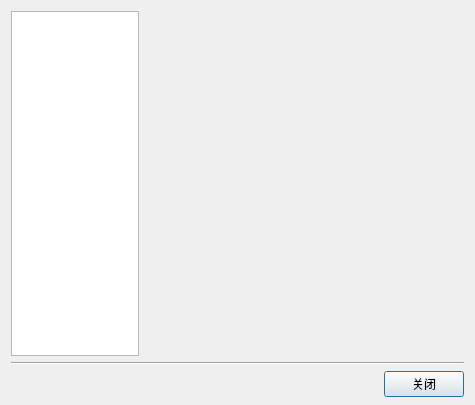
<?xml version="1.0" encoding="UTF-8"?>
<ui version="4.0">
 <class>StaffConfigurationClass</class>
 <widget class="QDialog" name="StaffConfigurationClass">
  <property name="windowModality">
   <enum>Qt::WindowModal</enum>
  </property>
  <property name="geometry">
   <rect>
    <x>0</x>
    <y>0</y>
    <width>475</width>
    <height>405</height>
   </rect>
  </property>
  <property name="font">
   <font>
    <family>宋体</family>
   </font>
  </property>
  <property name="focusPolicy">
   <enum>Qt::StrongFocus</enum>
  </property>
  <property name="windowTitle">
   <string>员工属性设置</string>
  </property>
  <property name="windowIcon">
   <iconset resource="../Cosmetic/Cosmetic.qrc">
    <normaloff>:/staff/Resources/people.png</normaloff>:/staff/Resources/people.png</iconset>
  </property>
  <property name="modal">
   <bool>true</bool>
  </property>
  <layout class="QVBoxLayout" name="verticalLayout">
   <property name="bottomMargin">
    <number>8</number>
   </property>
   <item>
    <layout class="QHBoxLayout" name="horizontalLayout">
     <item>
      <widget class="QListWidget" name="ItemListWidget">
       <property name="minimumSize">
        <size>
         <width>128</width>
         <height>0</height>
        </size>
       </property>
       <property name="maximumSize">
        <size>
         <width>128</width>
         <height>16777215</height>
        </size>
       </property>
       <property name="font">
        <font>
         <family>宋体</family>
         <pointsize>9</pointsize>
        </font>
       </property>
       <property name="whatsThis">
        <string notr="true"/>
       </property>
       <property name="iconSize">
        <size>
         <width>90</width>
         <height>90</height>
        </size>
       </property>
       <property name="spacing">
        <number>12</number>
       </property>
       <property name="viewMode">
        <enum>QListView::IconMode</enum>
       </property>
      </widget>
     </item>
     <item>
      <widget class="QStackedWidget" name="ItemStackedWidget">
       <property name="frameShape">
        <enum>QFrame::NoFrame</enum>
       </property>
       <property name="frameShadow">
        <enum>QFrame::Plain</enum>
       </property>
       <property name="currentIndex">
        <number>0</number>
       </property>
       <widget class="JobTypeWidget" name="pageJob"/>
       <widget class="LevelWidget" name="pageLevel"/>
      </widget>
     </item>
    </layout>
   </item>
   <item>
    <widget class="Line" name="line">
     <property name="orientation">
      <enum>Qt::Horizontal</enum>
     </property>
    </widget>
   </item>
   <item>
    <layout class="QHBoxLayout" name="horizontalLayout_2">
     <item>
      <spacer name="horizontalSpacer">
       <property name="orientation">
        <enum>Qt::Horizontal</enum>
       </property>
       <property name="sizeHint" stdset="0">
        <size>
         <width>40</width>
         <height>20</height>
        </size>
       </property>
      </spacer>
     </item>
     <item>
      <widget class="QPushButton" name="pushButton">
       <property name="text">
        <string>关闭</string>
       </property>
      </widget>
     </item>
    </layout>
   </item>
  </layout>
 </widget>
 <layoutdefault spacing="6" margin="11"/>
 <customwidgets>
  <customwidget>
   <class>JobTypeWidget</class>
   <extends>QWidget</extends>
   <header>JobTypeWidget.h</header>
   <container>1</container>
  </customwidget>
  <customwidget>
   <class>LevelWidget</class>
   <extends>QWidget</extends>
   <header>LevelWidget.h</header>
   <container>1</container>
  </customwidget>
 </customwidgets>
 <resources>
  <include location="../Cosmetic/Cosmetic.qrc"/>
 </resources>
 <connections>
  <connection>
   <sender>pushButton</sender>
   <signal>clicked()</signal>
   <receiver>StaffConfigurationClass</receiver>
   <slot>close()</slot>
   <hints>
    <hint type="sourcelabel">
     <x>385</x>
     <y>385</y>
    </hint>
    <hint type="destinationlabel">
     <x>476</x>
     <y>284</y>
    </hint>
   </hints>
  </connection>
 </connections>
</ui>
